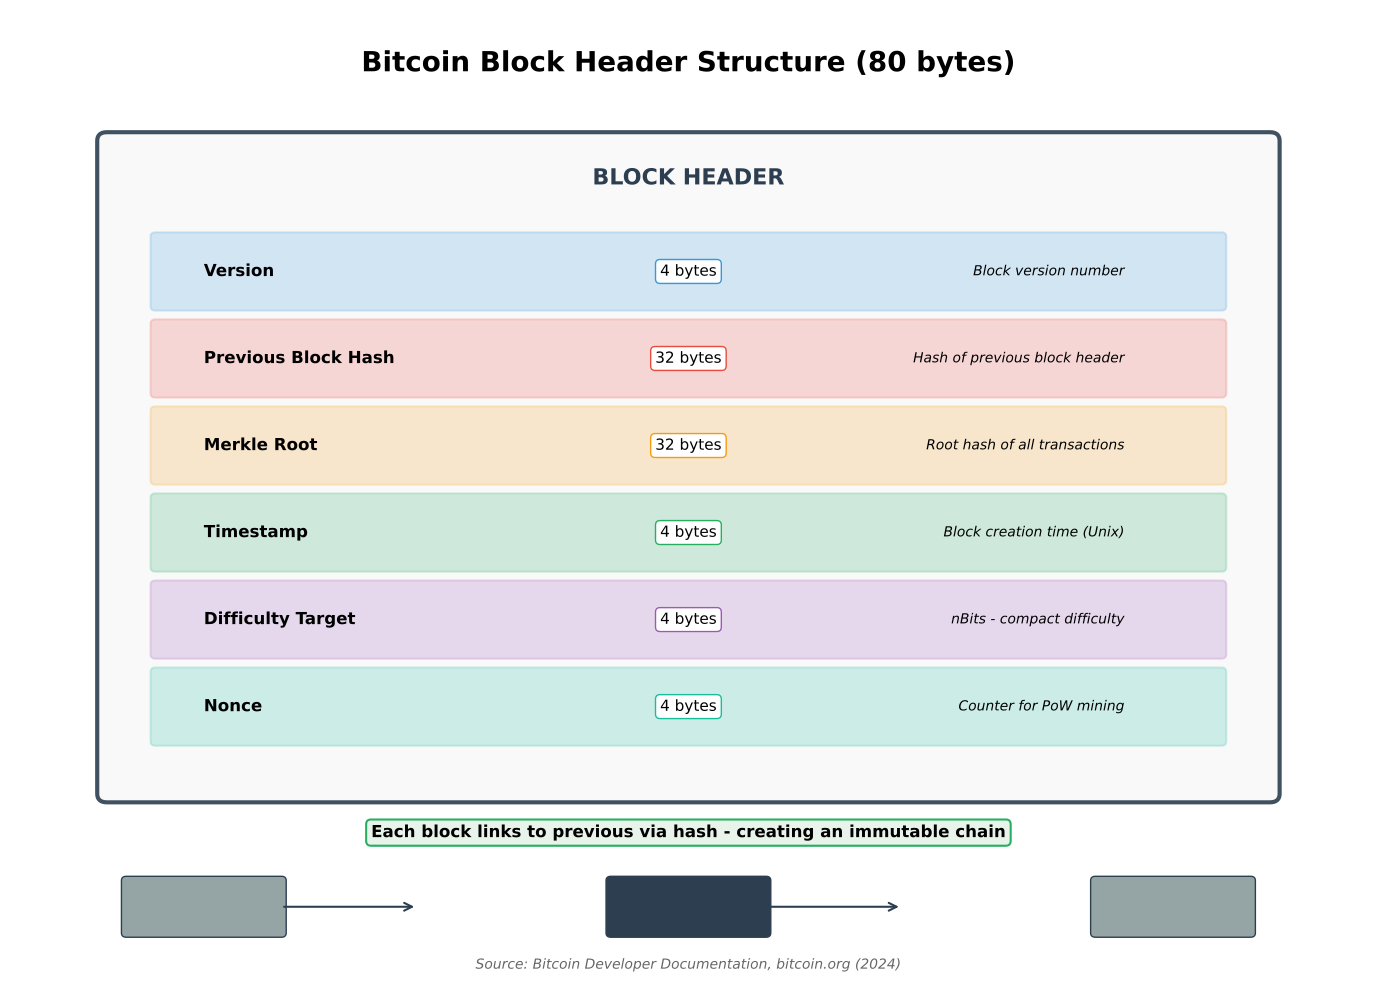

This figure's Python source:
"""
Block Header Anatomy
Shows the structure of a blockchain block header

Output: block_header_anatomy.pdf
Module: module_02_blockchain
Lesson: 14 - Hashing
"""

from pathlib import Path
import matplotlib.pyplot as plt
import matplotlib.patches as mpatches

CHART_METADATA = {
    'title': 'Block Header Anatomy',
    'module': 'module_02_blockchain',
    'lesson': 14,
    'url': 'https://github.com/Digital-AI-Finance/digital-finance/tree/main/module_02_blockchain/figures/block_header_anatomy'
}

plt.rcParams.update({
    'font.size': 14,
    'axes.labelsize': 14,
})

def create_chart():
    """Create block header anatomy diagram"""
    fig, ax = plt.subplots(figsize=(14, 10))
    ax.set_xlim(0, 14)
    ax.set_ylim(0, 11)
    ax.axis('off')

    # Title
    ax.text(7, 10.3, 'Bitcoin Block Header Structure (80 bytes)', fontsize=20, fontweight='bold', ha='center')

    # Main block header box
    header_box = mpatches.FancyBboxPatch((1, 2), 12, 7.5,
                                          boxstyle='round,pad=0.1',
                                          facecolor='#F8F9FA', alpha=0.9,
                                          edgecolor='#2C3E50', lw=3)
    ax.add_patch(header_box)
    ax.text(7, 9, 'BLOCK HEADER', ha='center', fontsize=16, fontweight='bold', color='#2C3E50')

    # Header fields
    fields = [
        {'name': 'Version', 'size': '4 bytes', 'desc': 'Block version number', 'y': 8, 'color': '#3498DB'},
        {'name': 'Previous Block Hash', 'size': '32 bytes', 'desc': 'Hash of previous block header', 'y': 7, 'color': '#E74C3C'},
        {'name': 'Merkle Root', 'size': '32 bytes', 'desc': 'Root hash of all transactions', 'y': 6, 'color': '#F39C12'},
        {'name': 'Timestamp', 'size': '4 bytes', 'desc': 'Block creation time (Unix)', 'y': 5, 'color': '#27AE60'},
        {'name': 'Difficulty Target', 'size': '4 bytes', 'desc': 'nBits - compact difficulty', 'y': 4, 'color': '#9B59B6'},
        {'name': 'Nonce', 'size': '4 bytes', 'desc': 'Counter for PoW mining', 'y': 3, 'color': '#1ABC9C'},
    ]

    for field in fields:
        # Field box
        box = mpatches.FancyBboxPatch((1.5, field['y']-0.4), 11, 0.8,
                                       boxstyle='round,pad=0.05',
                                       facecolor=field['color'], alpha=0.2,
                                       edgecolor=field['color'], lw=1.5)
        ax.add_patch(box)
        ax.text(2, field['y'], field['name'], fontsize=12, fontweight='bold', va='center')
        ax.text(7, field['y'], field['size'], fontsize=11, va='center', ha='center',
               bbox=dict(boxstyle='round', facecolor='white', edgecolor=field['color']))
        ax.text(11.5, field['y'], field['desc'], fontsize=10, va='center', ha='right', style='italic')

    # Chain link visualization
    ax.text(7, 1.5, 'Each block links to previous via hash - creating an immutable chain',
           ha='center', fontsize=12, fontweight='bold',
           bbox=dict(boxstyle='round', facecolor='#E8F4EA', edgecolor='#27AE60', lw=1.5))

    # Block chain mini visualization
    for i, x in enumerate([2, 7, 12]):
        mini_box = mpatches.FancyBboxPatch((x-0.8, 0.4), 1.6, 0.6,
                                            boxstyle='round,pad=0.05',
                                            facecolor='#2C3E50' if i == 1 else '#95A5A6',
                                            edgecolor='#2C3E50', lw=1)
        ax.add_patch(mini_box)
        if i < 2:
            ax.annotate('', xy=(x+0.8, 0.7), xytext=(x+2.2, 0.7),
                       arrowprops=dict(arrowstyle='<-', lw=1.5, color='#2C3E50'))

    # Source
    fig.text(0.5, 0.02, 'Source: Bitcoin Developer Documentation, bitcoin.org (2024)',
            fontsize=10, ha='center', style='italic', color='#666666')

    plt.tight_layout()

    output_path = Path(__file__).parent / 'block_header_anatomy.pdf'
    plt.savefig(output_path, format='pdf', dpi=300, bbox_inches='tight')
    plt.close()
    print(f"Chart saved to: {output_path}")
    return output_path

if __name__ == '__main__':
    create_chart()
